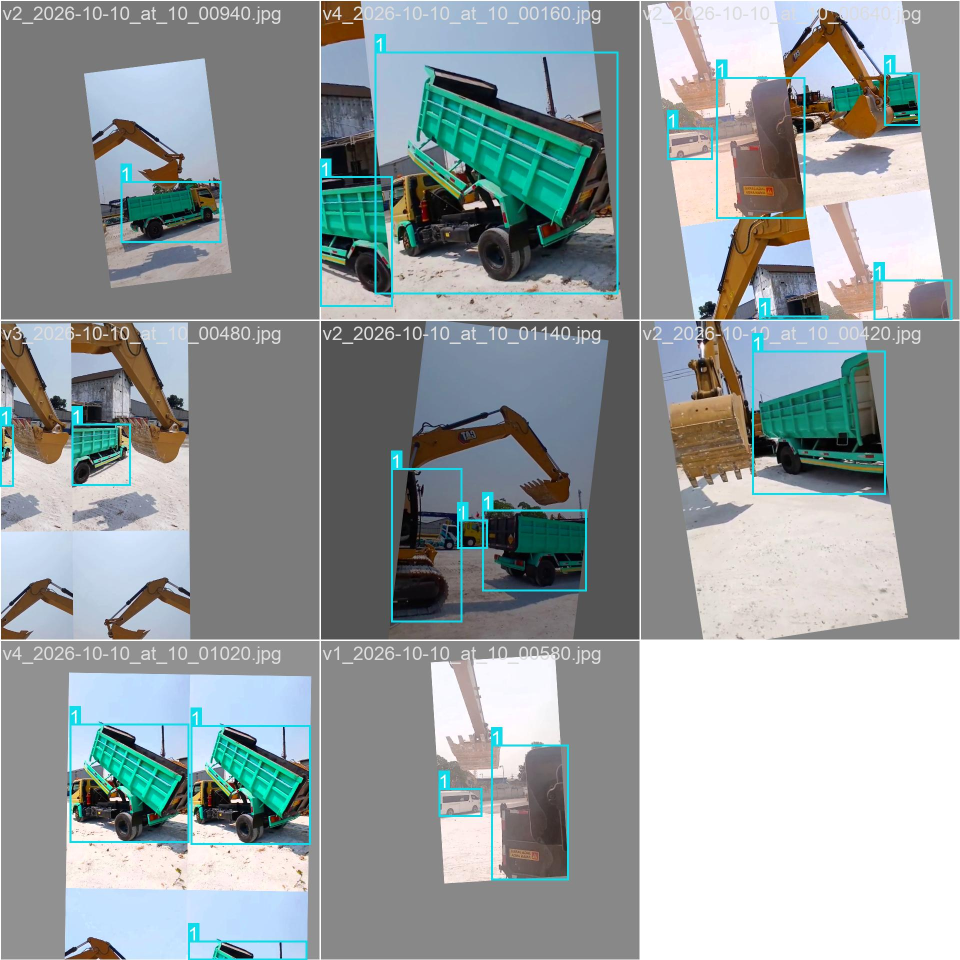
#> input picture runs/alat_berat_v1/train_batch0.jpg, 1920 x 1920 px (shown at 1/2 size); its folder holds only this picture in this run
$ python -i detector.py   (imports and definitions only)
#> lines starting #> are read from the running program, lines starting #| are printed output that depends on the picture; after the words box and inside, x2 and y2 are one past the last pixel; in counts of white or black regions, pixels touching at a corner belong together
#> further down, picture is the input picture: shape (1920, 1920, 3); mean B, G, R 159.1, 157.7, 149.5
"""Mesin deteksi objek alat berat."""
from __future__ import annotations

import threading
import time
from dataclasses import dataclass
from pathlib import Path

import cv2
import numpy as np

from .config import DetectorConfig, ZoneConfig
from .objek import (
    ExcavatorKomposisi,
    FrameResult,
    Objek,
    set_frame_citra,
    set_ukuran_gambar,
)

# jarak maksimum pusat bucket ke pusat badan agar dianggap satu mesin
JARAK_BUCKET_BADAN = 0.75
# bucket dianggap "di atas" bila pusatnya lebih tinggi dari badan
SELISIH_TINGGI_BUCKET = 0.05


# ----------------------------------------------------------------------
# Penyaring kotak yang isinya langit
# ----------------------------------------------------------------------
# Bucket ekskavator SELALU kuning/oram/coklat: logam dan tanah. Tidak pernah
# biru langit. Kotak yang isinya langit adalah false positive - di frame
# 1452 model memberi conf 0,59 ke kotak berisi aspal dan pohon di antara dua
# ekskavator, lalu skeleton digambar dari titik yang salah itu.
#
# Diukur (ukur_kosong.py): 17 dari 241 kotak bucket (7%) berisi langit.
# Ambang dipilih longgar supaya hanya warna langit yang ditolak.


# [34 lines left out: functions _terlihat_langit, _rasio_hijau_bak, _rasio_kuning_cat, not called in this run]


def _kinematika_lengan(frame: np.ndarray,
                       trucks: list[Objek] | None = None,
                       badan_box: tuple[float, float, float, float] | None = None,
                       is_cabin_view: bool = False
                       ) -> tuple[tuple[float, float], tuple[float, float], tuple[float, float], tuple[float, float, float, float], bool] | None:
    """Menghitung posisi sendi elbow (lutut), wrist, tip, dan derived bucket box secara akurat dan sangat cepat.

    Mendukung dua orientasi kerja:
    1. Boom-Mounted / Cabin POV: kamera terpasang di boom menghadap ke bawah arah arm & pit galian.
    2. Profile / External View: tampak luar ekskavator CAT 395 dengan boom melengkung tinggi.

    Returns:
        (lutut, wrist, tip, derived_bucket_box, is_boom_pov)
    """
#> called with is_cabin_view = False
    h, w = frame.shape[:2]

    # Cek apakah Boom POV: kamera tepat di kabin/boom menghadap ke depan/bawah
    is_boom_pov = is_cabin_view or (w < h) or (badan_box is not None and (badan_box[2] - badan_box[0]) > 0.70 * w and (badan_box[3] - badan_box[1]) > 0.60 * h)

    if is_boom_pov:
        truck_ref = trucks[0] if (trucks and len(trucks) > 0) else None
        if truck_ref is not None:
            top_y = max(h * 0.42, min(h * 0.70, truck_ref.y1))
            bx1 = max(0.0, w * 0.22)
            by1 = max(0.0, top_y - 45.0)
            bx2 = min(float(w), w * 0.78)
            by2 = min(float(h), top_y + 45.0)
            derived_bucket = (bx1, by1, bx2, by2)

            lutut = (w * 0.49, h * 0.05)
            wrist = (w * 0.49, by1 + 15.0)
            tip = (w * 0.49, by2 - 10.0)
        else:
            bx1 = max(0.0, w * 0.18)
            by1 = max(0.0, h * 0.65)
            bx2 = min(float(w), w * 0.82)
            by2 = min(float(h), h * 0.90)
            derived_bucket = (bx1, by1, bx2, by2)

            lutut = (w * 0.49, h * 0.05)
            wrist = (w * 0.49, h * 0.68)
            tip = (w * 0.49, h * 0.88)
        return lutut, wrist, tip, derived_bucket, True

    # Profile / External View: Downscale 4x untuk operasi OpenCV super enteng (< 5 ms di 1080p)
    scale = 0.25
    small = cv2.resize(frame, (0, 0), fx=scale, fy=scale, interpolation=cv2.INTER_AREA)
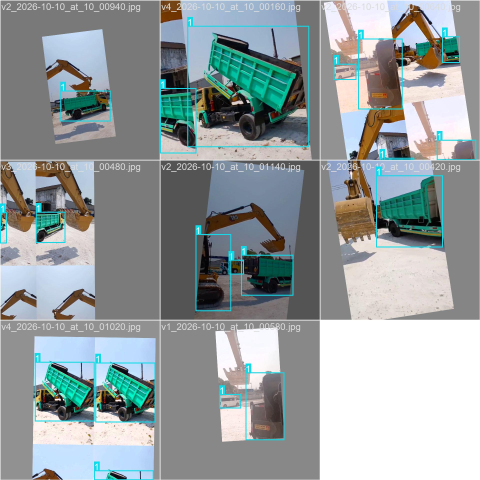
#> small: shape (480, 480, 3); mean B, G, R 159.1, 157.7, 149.5
    sh, sw = small.shape[:2]

    hsv = cv2.cvtColor(small, cv2.COLOR_BGR2HSV)
#> hsv: shape (480, 480, 3); mean H, S, V 41.8, 39.2, 166.3
    mask = cv2.inRange(hsv, np.array([12, 45, 40]), np.array([38, 255, 255]))
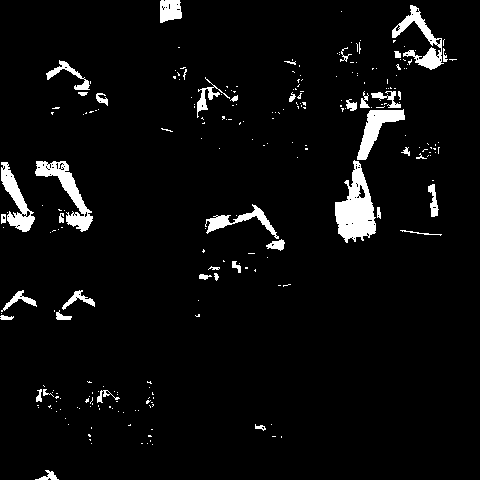
#> mask: shape (480, 480); 4.6% white; 251 white regions (209 under 20 px), largest, box (x1, y1, x2, y2) and area: (335, 160, 376, 243) 1915, (35, 161, 93, 232) 1220, (392, 5, 444, 70) 982
    kernel = cv2.getStructuringElement(cv2.MORPH_RECT, (5, 5))
    mask_clean = cv2.morphologyEx(mask, cv2.MORPH_CLOSE, kernel)
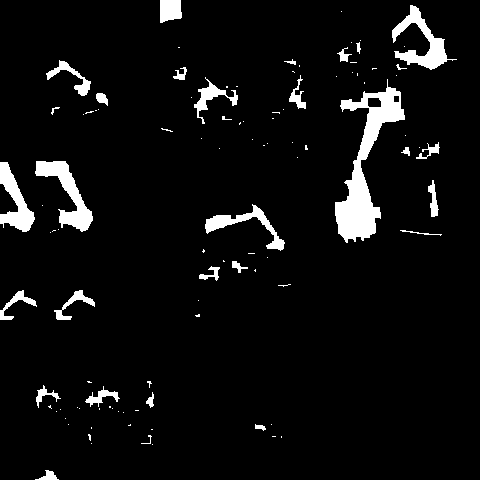
#> mask_clean: shape (480, 480); 5.5% white; 104 white regions (74 under 20 px)

    cnts, _ = cv2.findContours(mask_clean, cv2.RETR_EXTERNAL, cv2.CHAIN_APPROX_SIMPLE)
#> cnts = 104 contours, 80 with area under 20; largest, box (x1, y1, x2, y2) and area: (335, 79, 405, 243) 3716, (35, 161, 93, 232) 1334, (392, 5, 457, 70) 1208, (0, 162, 35, 232) 1006, (205, 204, 285, 251) 752
    large_cnts = [c for c in cnts if cv2.contourArea(c) > 200]
#> large_cnts = 10 contours; largest, box (x1, y1, x2, y2) and area: (335, 79, 405, 243) 3716, (35, 161, 93, 232) 1334, (392, 5, 457, 70) 1208, (0, 162, 35, 232) 1006, (205, 204, 285, 251) 752
    if not large_cnts:
        return None

    large_cnts.sort(key=cv2.contourArea, reverse=True)
    c0 = large_cnts[0]
#> c0 = contour of 215 points, box (x1, y1, x2, y2) (335, 79, 405, 243), area 3716
    c0_pts = c0.reshape(-1, 2)
#> c0_pts = 215 pairs, first value 335 to 404, second value 79 to 242

    # 1. Elbow (Puncak Boom): titik teratas lengkungan boom di sepertiga/setengah atas frame
    top_candidates = c0_pts[c0_pts[:, 1] < sh * 0.40]
#> top_candidates = 154 pairs, first value 340 to 404, second value 79 to 189
    if len(top_candidates) < 5:
        top_candidates = c0_pts[c0_pts[:, 1] < sh * 0.60]
    if len(top_candidates) < 3:
        return None

    top_sorted = top_candidates[top_candidates[:, 1].argsort()]
#> top_sorted has the same summary as top_candidates
    top_10 = top_sorted[:min(10, len(top_sorted))]
#> top_10 = [[387, 79], [387, 86], [390, 87], [387, 87], [388, 87], [395, 88], [386, 88], [391, 88], [395, 90], [399, 91]]
    el_xs = float(np.median(top_10[:, 0]))
#> el_xs = 389
    el_ys = float(np.median(top_10[:, 1]))
#> el_ys = 87.5

    inv_s = 1.0 / scale
    elbow_x = el_xs * inv_s
#> elbow_x = 1556
    elbow_y = el_ys * inv_s
#> elbow_y = 350
    lutut = (elbow_x, elbow_y)
#> lutut = (1556, 350)

    # 2. Tentukan arah jangkauan arm (KIRI vs KANAN)
    arm_ke_kanan = False
    if badan_box is not None:
        badan_cx = (badan_box[0] + badan_box[2]) / 2.0
        arm_ke_kanan = (elbow_x > badan_cx + 40.0)
    else:
        arm_ke_kanan = (elbow_x > w * 0.55)
#> arm_ke_kanan = True

    # 3. Stick & Wrist: titik pada kontur ekskavator yang menjulur keluar dari siku boom
    # Mengambil langsung dari kontur c0 memastikan tidak ada gangguan tebing/batu di luar ekskavator
    # Batas jangkauan horizontal fisik stick ekskavator CAT 395 (maksimum 90 px skala kecil = 360 px pada 1080p)
    max_arm_reach_x = int(90 * (w / 1920.0))
    if arm_ke_kanan:
        stick_candidates = c0_pts[
            (c0_pts[:, 0] >= el_xs - 15) &
            (c0_pts[:, 0] <= el_xs + max_arm_reach_x) &
            (c0_pts[:, 1] > el_ys + 10) &
            (c0_pts[:, 1] <= sh * 0.95)
        ]
#> stick_candidates = 38 pairs, first value 374 to 404, second value 108 to 233
    else:
        stick_candidates = c0_pts[
            (c0_pts[:, 0] >= el_xs - max_arm_reach_x) &
            (c0_pts[:, 0] <= el_xs + 25) &
            (c0_pts[:, 1] > el_ys + 10) &
            (c0_pts[:, 1] <= sh * 0.95)
        ]

    if len(stick_candidates) >= 5:
        dist = np.linalg.norm(stick_candidates - np.array([el_xs, el_ys]), axis=1)
#> dist = 38 values, max 146.3 at index 0, min 23.26 at index 37, mean 65.86
        # Ambil titik terjauh pada cabang stick dari siku
        furthest = stick_candidates[dist.argsort()[::-1][:8]]
#> furthest = [[374, 233], [375, 232], [375, 223], [374, 222], [374, 218], [380, 218], [375, 217], [379, 217]]
        wr_xs = float(np.median(furthest[:, 0]))
#> wr_xs = 375
        wr_ys = float(np.median(furthest[:, 1]))
#> wr_ys = 220
        wrist_x = wr_xs * inv_s
#> wrist_x = 1500
        wrist_y = wr_ys * inv_s
#> wrist_y = 880
    else:
        arm_len = 360.0 * (h / 1080.0)
        wrist_x = elbow_x + (0.35 * arm_len if arm_ke_kanan else -0.35 * arm_len)
        wrist_y = elbow_y + 0.85 * arm_len

    wrist = (wrist_x, wrist_y)
#> wrist = (1500, 880)

    # 4. Tip (Ujung gigi bucket) & Derived Bucket Bounding Box
    tip_dx = (35.0 if arm_ke_kanan else -35.0) * (w / 1920.0)
#> tip_dx = 35
    tip_dy = 95.0 * (h / 1080.0)
    tip = (wrist_x + tip_dx, wrist_y + tip_dy)
#> tip = (1535, 1048.9)

    bx1 = max(0.0, min(wrist[0], tip[0]) - 85.0 * (w / 1920.0))
#> bx1 = 1415
    by1 = max(0.0, min(wrist[1], tip[1]) - 35.0 * (h / 1080.0))
#> by1 = 817.8
    bx2 = min(float(w), max(wrist[0], tip[0]) + 85.0 * (w / 1920.0))
#> bx2 = 1620
    by2 = min(float(h), max(wrist[1], tip[1]) + 75.0 * (h / 1080.0))
#> by2 = 1182.2
    derived_bucket_box = (bx1, by1, bx2, by2)
#> derived_bucket_box = (1415, 817.8, 1620, 1182.2)

    return lutut, wrist, tip, derived_bucket_box, False

@dataclass
class TruckTrack:
    x1: float
    y1: float
    x2: float
    y2: float
    conf: float
    last_seen: float
    hits: int = 1

    @property
    def bbox(self) -> tuple[float, float, float, float]:
        return (self.x1, self.y1, self.x2, self.y2)

    @property
    def area(self) -> float:
        return (self.x2 - self.x1) * (self.y2 - self.y1)

# [747 lines that did not run here, left out]

>>> import cv2
>>> picture = cv2.imread('../../runs/alat_berat_v1/train_batch0.jpg')
>>> result = _kinematika_lengan(picture)
#> result = ((1556, 350), (1500, 880), (1535, 1048.9), (1415, 817.8, 1620, 1182.2), False)

$ run again, on runs/alat_berat_v1/train_batch1.jpg
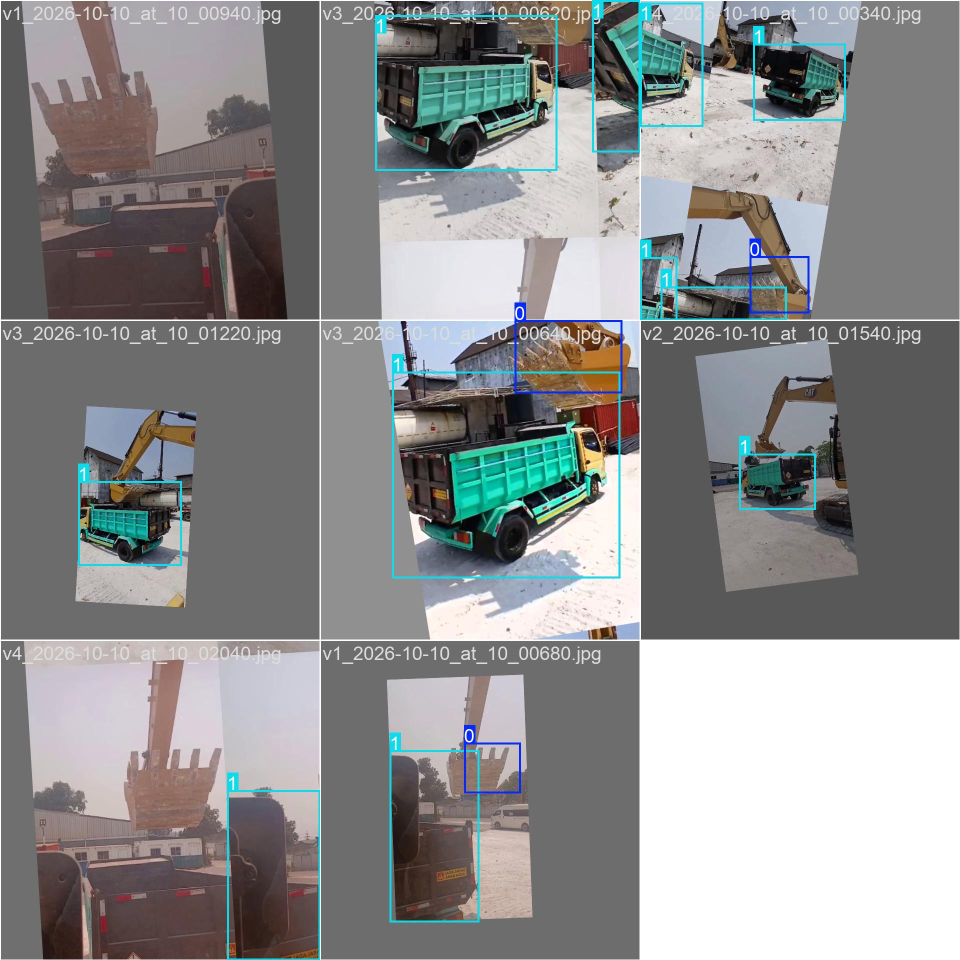
#> input picture runs/alat_berat_v1/train_batch1.jpg, 1920 x 1920 px (shown at 1/2 size)
#> picture is the input picture: shape (1920, 1920, 3); mean B, G, R 141.5, 141.1, 140.2
#> hsv: shape (480, 480, 3); mean H, S, V 38.2, 26.3, 147.8
#> in _kinematika_lengan, `mask = cv2.inRange(hsv, np.array([12, 45, 40]), np.array([38, 255, 255..`:
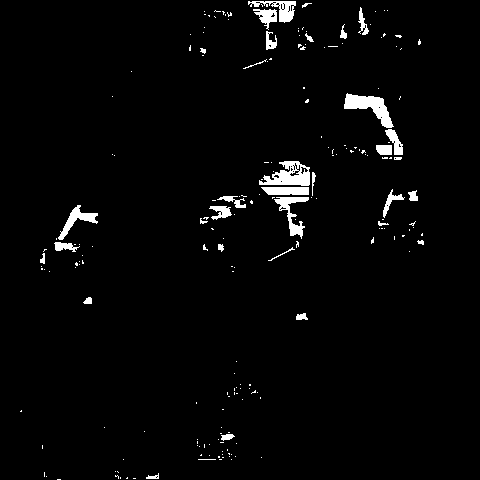
#> mask: shape (480, 480); 2.5% white; 203 white regions (170 under 20 px), largest, box (x1, y1, x2, y2) and area: (344, 93, 394, 128) 736, (259, 161, 310, 186) 726, (274, 197, 309, 239) 472
#> in _kinematika_lengan, `mask_clean = cv2.morphologyEx(mask, cv2.MORPH_CLOSE, kernel)`:
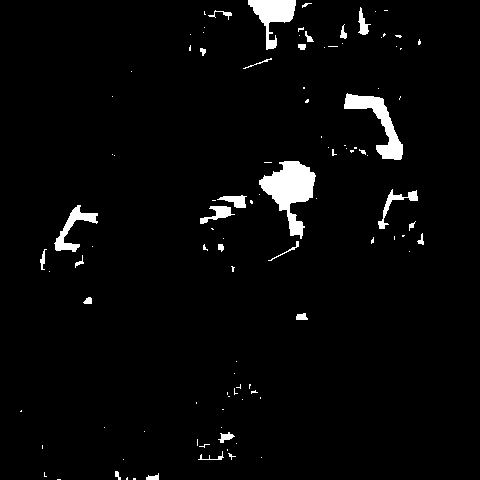
#> mask_clean: shape (480, 480); 3.2% white; 105 white regions (77 under 20 px)
#> cnts = 105 contours, 84 with area under 20; largest, box (x1, y1, x2, y2) and area: (259, 161, 316, 239) 1929, (344, 93, 403, 160) 1160, (248, 0, 296, 50) 960, (54, 205, 98, 252) 534, (378, 189, 418, 229) 248
#> large_cnts = 6 contours; box (x1, y1, x2, y2) and area: (259, 161, 316, 239) 1929, (344, 93, 403, 160) 1160, (248, 0, 296, 50) 960, (54, 205, 98, 252) 534, (378, 189, 418, 229) 248, (200, 206, 235, 224) 217
#> c0 = contour of 112 points, box (x1, y1, x2, y2) (259, 161, 316, 239), area 1929
#> c0_pts = 112 pairs, first value 259 to 315, second value 161 to 238
#> top_candidates = 54 pairs, first value 259 to 315, second value 161 to 190
#> top_sorted has the same summary as top_candidates
#> top_10 = [[284, 161], [298, 161], [279, 162], [283, 162], [299, 162], [299, 163], [281, 163], [279, 163], [301, 164], [300, 164]]
#> el_xs = 291
#> el_ys = 162.5
#> elbow_x = 1164
#> elbow_y = 650
#> lutut = (1164, 650)
#> arm_ke_kanan = True
#> stick_candidates = 60 pairs, first value 277 to 315, second value 173 to 238
#> dist = 60 values, max 76.16 at index 20, min 25.28 at index 59, mean 51.13
#> furthest = [[301, 238], [300, 238], [301, 236], [302, 235], [300, 235], [293, 235], [290, 235], [299, 234]]
#> wr_xs = 300
#> wr_ys = 235
#> wrist_x = 1200
#> wrist_y = 940
#> wrist = (1200, 940)
#> tip_dx = 35
#> tip = (1235, 1108.9)
#> bx1 = 1115
#> by1 = 877.8
#> bx2 = 1320
#> by2 = 1242.2
#> derived_bucket_box = (1115, 877.8, 1320, 1242.2)
#> result = ((1164, 650), (1200, 940), (1235, 1108.9), (1115, 877.8, 1320, 1242.2), False)

$ run again, on runs/alat_berat_v1/train_batch2.jpg
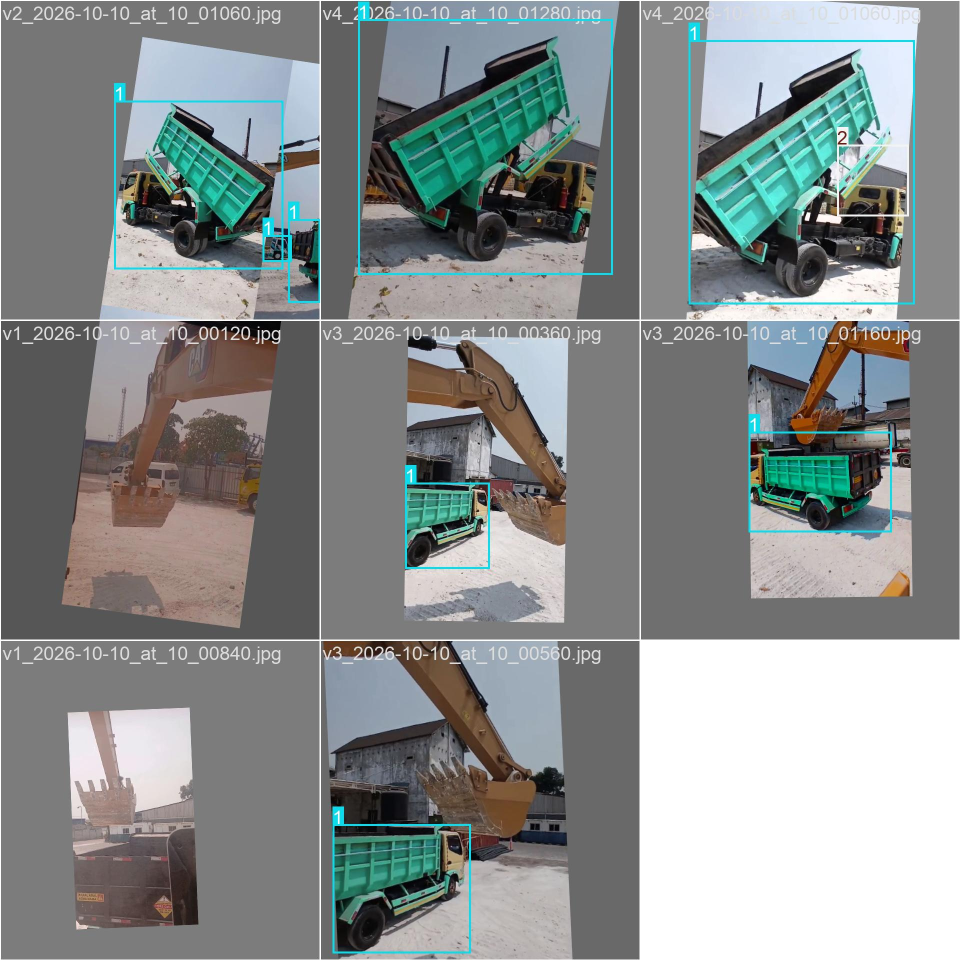
#> input picture runs/alat_berat_v1/train_batch2.jpg, 1920 x 1920 px (shown at 1/2 size)
#> picture is the input picture: shape (1920, 1920, 3); mean B, G, R 141.5, 141.9, 136.5
#> hsv: shape (480, 480, 3); mean H, S, V 35.6, 30.4, 147.6
#> in _kinematika_lengan, `mask = cv2.inRange(hsv, np.array([12, 45, 40]), np.array([38, 255, 255..`:
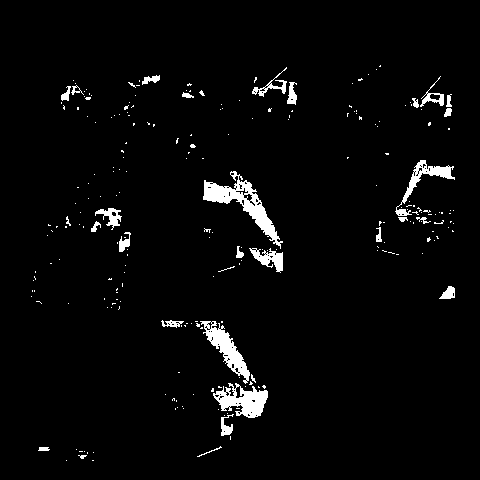
#> mask: shape (480, 480); 3.2% white; 236 white regions (206 under 20 px), largest, box (x1, y1, x2, y2) and area: (203, 171, 283, 249) 1514, (213, 383, 268, 418) 1044, (200, 321, 250, 384) 982
#> in _kinematika_lengan, `mask_clean = cv2.morphologyEx(mask, cv2.MORPH_CLOSE, kernel)`:
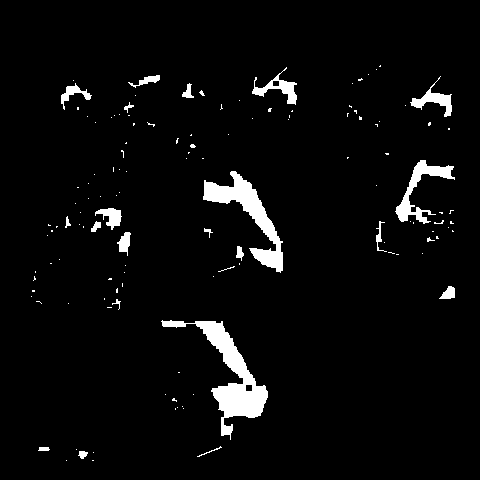
#> mask_clean: shape (480, 480); 4.1% white; 129 white regions (108 under 20 px)
#> cnts = 129 contours, 111 with area under 20; largest, box (x1, y1, x2, y2) and area: (161, 320, 268, 440) 2856, (203, 171, 283, 273) 2065, (395, 160, 455, 224) 890, (252, 67, 297, 105) 444, (410, 76, 452, 117) 413
#> large_cnts = 6 contours; box (x1, y1, x2, y2) and area: (161, 320, 268, 440) 2856, (203, 171, 283, 273) 2065, (395, 160, 455, 224) 890, (252, 67, 297, 105) 444, (410, 76, 452, 117) 413, (95, 208, 122, 230) 254
#> c0 = contour of 203 points, box (x1, y1, x2, y2) (161, 320, 268, 440), area 2856
#> c0_pts = 203 pairs, first value 161 to 267, second value 320 to 439
#> top_candidates = empty array
